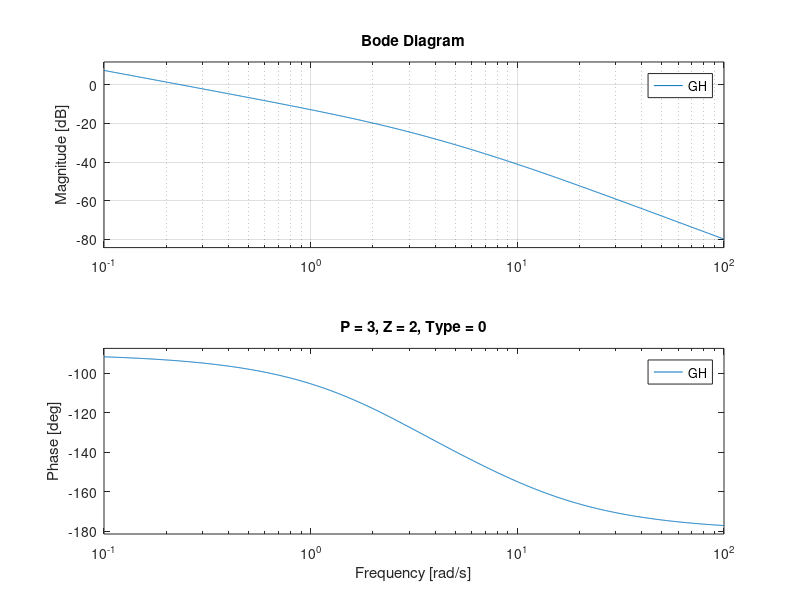

Reproduce this figure in MATLAB.
clear all;
clc;



N = [1  5];
D = conv(  [1 0], conv([1 3], [1 7])	);

GH = tf(N, D);


figure;
subplot(2,2,1);
rlocus(GH);

subplot(2,2,3);
nyquist(GH);
axis([-10 10 -10 10])
grid;

% Margins
[Gm,Pm,Wgm,Wpm] = margin(GH)

subplot(1,2,2, 'replace');
bode(GH);
grid;

title('P = 3, Z = 2, Type = 0');
